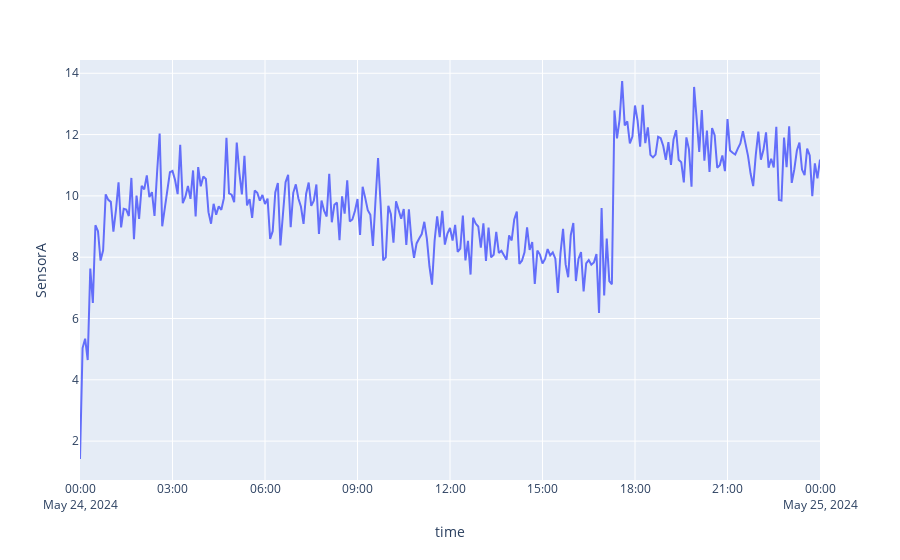

Notebook cell for this chart:
### Code cell
fig1=px.line(sensorA_res, y='SensorA')
fig1.show()

### Figure 1 — Plotly figure (JSON) as saved in the notebook; plotly's stock layout.template omitted (floating-point values rounded to 4 significant figures; data arrays with more than 128 entries replaced by an {"elided": "..."} marker saying what was removed)
{"data": [{"hovertemplate": "time=%{x}<br>SensorA=%{y}<extra></extra>", "legendgroup": "", "line": {"color": "#636efa", "dash": "solid"}, "marker": {"symbol": "circle"}, "mode": "lines", "name": "", "orientation": "v", "showlegend": false, "type": "scatter", "x": {"elided": "289 str values"}, "xaxis": "x", "y": {"elided": "289 float values"}, "yaxis": "y"}], "layout": {"legend": {"tracegroupgap": 0}, "margin": {"t": 60}, "xaxis": {"anchor": "y", "domain": [0, 1], "title": {"text": "time"}}, "yaxis": {"anchor": "x", "domain": [0, 1], "title": {"text": "SensorA"}}}}
